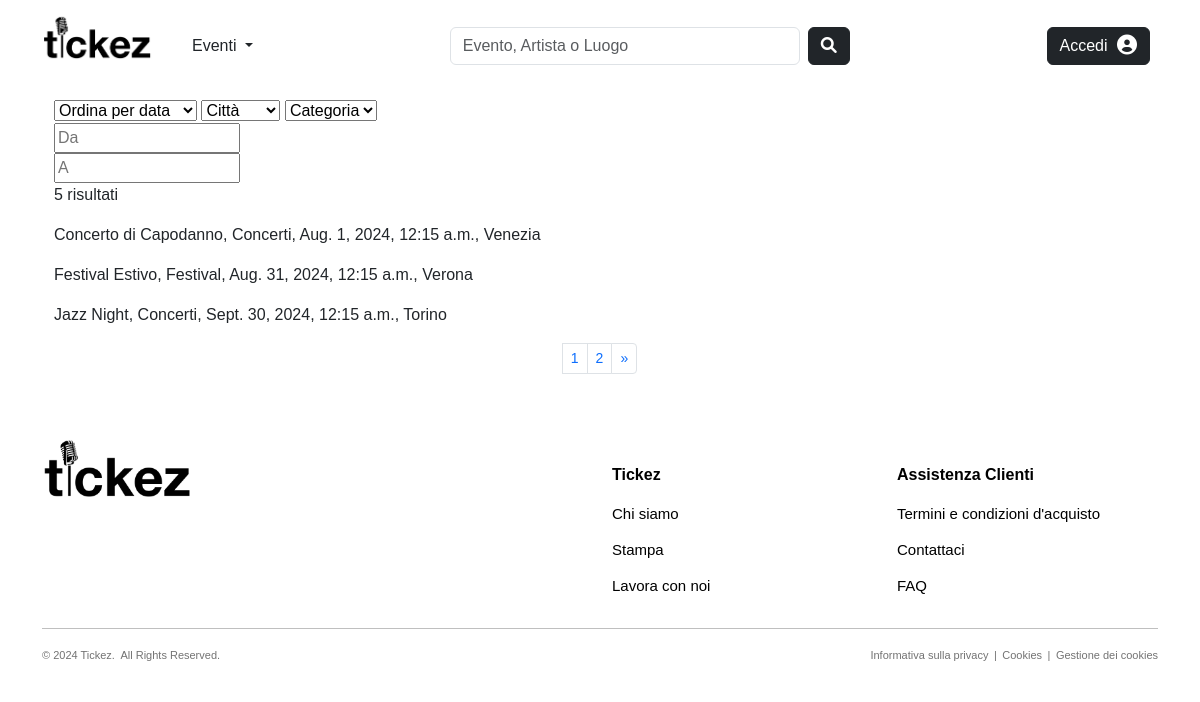
The app's page /products/events/ with its own data.
### products/models.py (models this page shows, shortened)
class Evento(models.Model):
    CATEGORY_CHOICES = [
        ('Concerto', 'Concerto'),
        ('Festival', 'Festival'),
        ('Teatro', 'Teatro')
    ]
    nome = models.CharField(max_length=100, null=False, blank=False)
    slug = models.SlugField(max_length=200, null=False, unique=True, blank=True)
    categoria = models.CharField(max_length=100, choices=CATEGORY_CHOICES, null=False, blank=False)
    descrizione = models.TextField(null=True, blank=True, default='')
    data_ora = models.DateTimeField(null=False, blank=False, default=datetime.now())
    organizzatore = models.ForeignKey(to='users.Organizzatore', on_delete=models.CASCADE, null=False, blank=False, related_name='eventi_organizzati')
    luogo = models.ForeignKey(to='common.Luogo', on_delete=models.CASCADE, null=False, blank=False, related_name='eventi_programmati')
    followers = models.ManyToManyField(to='users.Utente', blank=True, default=None, related_name='eventi_preferiti')
    def get_absolute_url(self):
        return reverse("products:event_details", kwargs={"slug": self.slug, "pk": self.pk})
    class Meta:
        verbose_name_plural = 'Eventi'

### common/models.py (models this page shows, shortened)
class Luogo(models.Model):
    nome = models.CharField(max_length=50, null=False, blank=False)
    slug = models.SlugField(max_length=200, null=False, unique=True, blank=True)
    indirizzo = models.CharField(max_length=255)
    capienza_persone = models.PositiveIntegerField()
    citta = models.CharField(max_length=100)
    stato = models.CharField(max_length=100)
    codice_postale = models.CharField(max_length=30)
    followers = models.ManyToManyField(to='users.Utente', blank=True, default=None, related_name='luoghi_preferiti')
    affittuari = models.ManyToManyField(to='users.Organizzatore', blank=True, default=None, related_name='luoghi_affittati')
    class Meta:
        verbose_name_plural = 'Luoghi'

### products/views.py (the view)
# urls.py: path('events/', views.EventsListView.as_view(), name="events"),
class EventsListView(ListView):
    model = Evento
    template_name = 'products/events.html'
    paginate_by = 3
    def get_queryset(self):
        event_list = super().get_queryset()
        order_by = self.request.GET.get('sort', 'data_ora')
        city = self.request.GET.get('city', '')
        category = self.request.GET.get('category', '')
        from_date = self.request.GET.get('from_date', '')
        until_date = self.request.GET.get('until_date', '')
        event_list = ( self.order_style(event_list, order_by) &
                       self.filter_by_city(event_list, city) &
                       self.filter_by_category(event_list, category) &
                       self.filter_by_date(event_list, from_date, until_date)
        )
        return event_list
    def order_style(self, queryset, order_by):
        if order_by == 'nome':
            return queryset.order_by('nome')
        else:
            return queryset.order_by('data_ora')
    def filter_by_city(self, queryset, city):
        if city:
            return queryset.filter(luogo__citta__icontains=city)
        return queryset
    def filter_by_category(self, queryset, category):
        if category:
            return queryset.filter(categoria=category)
        return queryset
    def filter_by_date(self, queryset, from_date, until_date):
        if from_date:
            queryset = queryset.filter(data_ora__gte=datetime.strptime(from_date, '%d/%m/%Y'))
        if until_date:
            queryset = queryset.filter(data_ora__lte=datetime.strptime(until_date, '%d/%m/%Y'))
        return queryset
    def get_context_data(self, **kwargs):
        context = super().get_context_data(**kwargs)
        context['current_sort'] = self.request.GET.get('sort', 'data_ora')
        context['current_city'] = self.request.GET.get('city', '')
        context['current_category'] = self.request.GET.get('category', '')
        context['cities'] = sorted(Evento.objects.values_list('luogo__citta', flat=True).distinct())
        context['categories'] = sorted(Evento.objects.values_list('categoria', flat=True).distinct())
        context['current_from'] = self.request.GET.get('from_date', '')
        context['current_until'] = self.request.GET.get('until_date', '')
        return context

### products/templates/products/events.html (shortened to what this page needs)
{% extends "base.html" %}
{% block content %}
    <div class="container">
        <form method="GET">
            <select name="sort" id="sort" onchange="this.form.submit()">
                <option value="data_ora" {% if current_sort == 'data_ora' %} selected {% endif %}>Ordina per data</option>
            </select>
            <select name="city" id="city" onchange="this.form.submit()">
                <option value="" selected disabled hidden>Città</option>
            </select>
            <select name="category" id="category" onchange="this.form.submit()">
                <option value="" selected disabled hidden>Categoria</option>
            </select>
            <div>
                <input type="text" placeholder="Da" {% if request.GET.from_date %} value="{{ request.GET.from_date }}" {% endif %} id="from_date" name="from_date" class="datepicker" readonly onchange="this.form.submit()">
            </div>
            <div>
                <input type="text" placeholder="A" {% if request.GET.until_date %} value="{{ request.GET.until_date }}" {% endif %} id="until_date" name="until_date" class="datepicker" readonly onchange="this.form.submit()">
            </div>
        </form>
        <p>{{view.get_queryset.count}} risultati</p>
        {% for e in page_obj %}
            <a href="{{ e.get_absolute_url }}" style="text-decoration: none; color: inherit;">
                <p>{{e.nome}}, {{e.categoria}}, {{e.data_ora}}, {{e.luogo.citta}}</p>
            </a>
        {% endfor %}
        <nav aria-label="Page navigation">
            <ul class="pagination pagination-sm justify-content-center">
              {% for p in paginator.page_range %}
                <li class="page-item {% if request.GET.page|stringformat:"s" == p|stringformat:"s" %} active {% endif %}">
                    <a class="page-link" href="?{% for key, value in request.GET.items %}{% if key != 'page' %}{{ key }}={{ value }}&{% endif %}{% endfor %}page={{ p }}">{{ p }}</a></li>
              {% endfor %}
              <li class="page-item">
                {% if page_obj.has_next %}
                    <a class="page-link" href="?page={{ page_obj.next_page_number }}" aria-label="Next">
                        <span aria-hidden="true">&raquo;</span>
                    </a>
                {% endif %}
              </li>
            </ul>
        </nav>
    </div>
{% endblock %}

### templates/base.html (shortened to what this page needs)
<!DOCTYPE html>
<html lang="en">
  <head>
    {% load static %}
    <link rel="stylesheet" href="https://cdn.jsdelivr.net/npm/bootstrap@5.3.3/dist/css/bootstrap.min.css"/>
    <link rel="stylesheet" type="text/css" href="{% static 'css/style.css' %}" />
    <link rel="stylesheet" href="https://cdnjs.cloudflare.com/ajax/libs/font-awesome/6.0.0-beta3/css/all.min.css">
    <link rel="stylesheet" href="https://cdnjs.cloudflare.com/ajax/libs/bootstrap-datepicker/1.9.0/css/bootstrap-datepicker.min.css">
  </head>
  <body>
    {% include 'navbar.html' %}
    <br/>
    <div class="container">
      {% block content %} {% endblock %}
    </div>
    <br/><br/>
    {% include 'footer.html' %}
  </body>
</html>

### templates/navbar.html (shortened to what this page needs)
<nav class="navbar navbar-light" style="background-color: #ffffff; padding:10px 30px;">
    <div class="container-fluid d-flex justify-content-between align-items-end">
        <div class="d-flex align-items-end">
            <a class="navbar-brand" href="/">
                <img src="/static/images/tickez_logo.jpg" alt="tickez logo" width="110">
            </a>
            <div class="dropdown d-inline ms-4" style="margin-bottom: 7px;">
                <a class="nav-link dropdown-toggle" href="#" role="button" data-bs-toggle="dropdown" aria-expanded="false">
                    Eventi
                </a>
            </div>
        </div>
        <div>
            <form class="d-flex w-100 ms-3 me-3" method="GET" action="{% url 'common:search-results' %}">
                <input class="form-control me-2" type="search" name="keywords" placeholder="Evento, Artista o Luogo" aria-label="Search" style="width: 350px;">
                <button class="btn btn-dark" type="submit"><i class="fas fa-search"></i></button>
            </form>
        </div>
        <div>
            {% if user.is_authenticated %}
                <a href="#" class="btn btn-dark me-2">
                    <span style="margin-right: 5px;">{{ user }}</span>
                    <i class="fas fa-user-circle fa-lg"></i>
                </a>
                <form id="logout-form" method="POST" action="{% url 'logout' %}" style="display: inline;">
                    {% csrf_token %}
                    <button type="submit" class="btn btn-dark">
                        <i class="fas fa-sign-out-alt"></i>
                    </button>
                </form>
            {% else %}
                <a href="{% url 'login' %}" class="btn btn-dark me-2">
                    <span style="margin-right: 5px;">Accedi</span>
                    <i class="fas fa-user-circle fa-lg"></i>
                </a>
            {% endif %}
        </div>
    </div>
</nav>

### templates/footer.html
<footer class="site-footer">
    <div class="container">
      <div class="row">
        <div class="col-md-6 col-sm-12">
          <a href="/"><img width="150" heigth="150" src="/static/images/tickez_logo.jpg"/></a>
        </div>
        <div class="col-md-3 col-xs-12">
          <h6>Tickez</h6>
          <ul class="footer-links">
            <li><p>Chi siamo</p></li>
            <li><p>Stampa</p></li>
            <li><p>Lavora con noi</p></li>
          </ul>
        </div>
        <div class="col-md-3 col-xs-12">
          <h6>Assistenza Clienti</h6>
          <ul class="footer-links">
            <li><p>Termini e condizioni d'acquisto</p></li>
            <li><p>Contattaci</p></li>
            <li><p>FAQ</p></li>
          </ul>
        </div>
      </div>
      <hr>
    </div>
    <div class="container">
      <div class="row">
        <div class="col-md-6 col-xs-12">
          <p class="copyright-text">&copy; 2024 Tickez.&ensp;All Rights Reserved.</p>
        </div>
        <div class="col-md-6 col-xs-12">
            <p class="cookies-text">Informativa sulla privacy&ensp;|&ensp;Cookies&ensp;|&ensp;Gestione dei cookies</p>
        </div>
      </div>
    </div>
</footer>

### static/css/style.css (style rules this page uses)
body { font-family: 'Helvetica', 'Arial', sans-serif; }
.site-footer { background-color:#ffffff; padding:0 0 10px; font-size:15px; line-height:20px; color:#000000; }
.site-footer h6 { color:#000000; font-weight:600; font-size:16px; margin-top:27px; margin-bottom:20px; }
.footer-links { padding-left:0; list-style:none }
.footer-links li { display:block }
.copyright-text { font-size:11px; color:#737373; margin:0 }
.cookies-text { font-size:11px; color:#737373; margin:0 }
@media (min-width: 768px) { .cookies-text { text-align: right; } }

### records on screen
Evento: nome "Concerto di Capodanno", categoria "Concerti", data_ora "Aug. 1, 2024, 12:15 a.m.", luogo.citta "Venezia"
Evento: nome "Festival Estivo", categoria "Festival", data_ora "Aug. 31, 2024, 12:15 a.m.", luogo.citta "Verona"
Evento: nome "Jazz Night", categoria "Concerti", data_ora "Sept. 30, 2024, 12:15 a.m.", luogo.citta "Torino"

### other values on screen
{{ view.get_queryset.count }} "5"
{{ p }} "1" "2"
